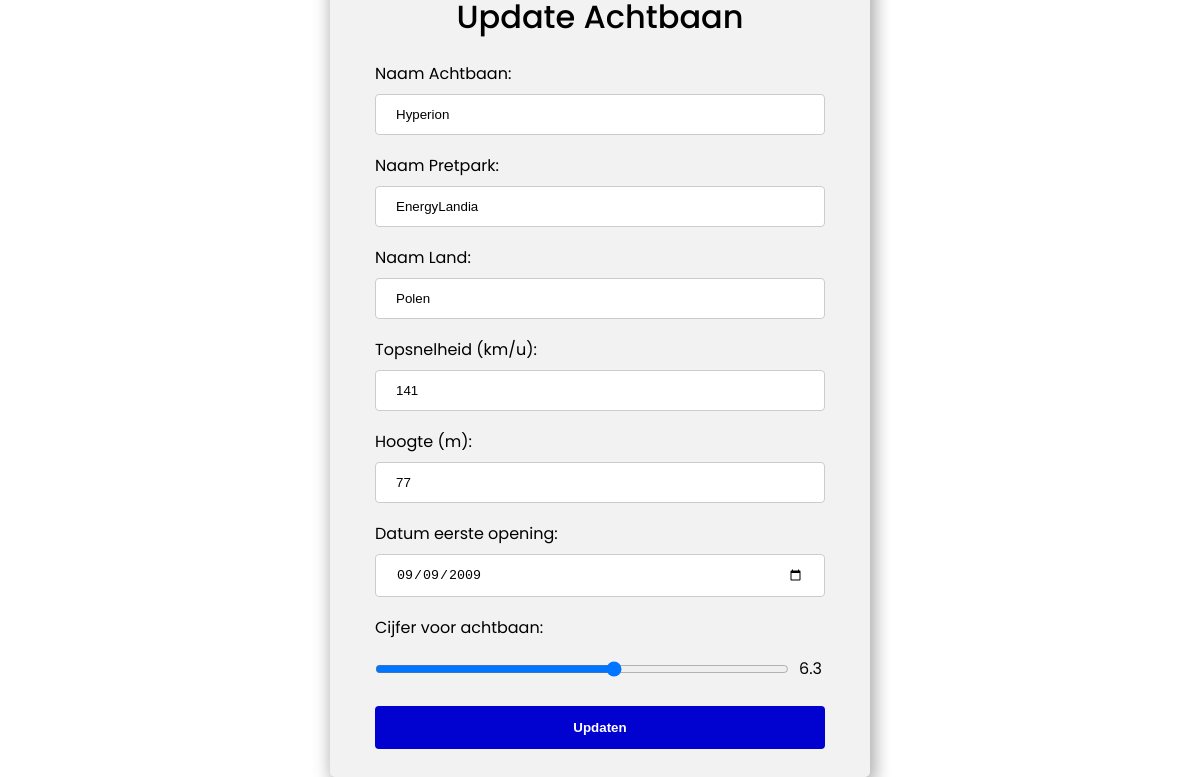
/client/update.php?id=3, run on the app's committed database.
### tables this page shows
CREATE TABLE IF NOT EXISTS `achtbaan` (
  `Id` int NOT NULL AUTO_INCREMENT,
  `NaamAchtbaan` varchar(200) NOT NULL,
  `NaamPretpark` varchar(200) NOT NULL,
  `Land` varchar(200) NOT NULL,
  `Topsnelheid` int NOT NULL,
  `Hoogte` int DEFAULT NULL,
  `Datum` date DEFAULT NULL,
  `Cijfer` float NOT NULL,
  PRIMARY KEY (`Id`)
);

### client/update.php (the view, shortened to what this page needs)
<?php
require('config/config.php');
$dsn = "mysql:host=$dbHost;dbname=$dbName;charset=$dbCharset";
try {
    $pdo = new PDO($dsn, $dbUser, $dbPass);
} catch (PDOException $e) {
    echo "<h1>Er is iets fout gegaan tijdens het verbinden met de database. Neem contact op met de Database Beheerder.</h1>";
    console_log($e->getMessage());
}
$sql = "SELECT Id
              ,NaamAchtbaan AS NA
              ,NaamPretpark AS NP
              ,Land AS LD
              ,Topsnelheid AS TS
              ,Hoogte AS HE
              ,Datum AS DM
              ,Cijfer AS CR
        FROM achtbaan
        WHERE ID = :id";
$statement = $pdo->prepare($sql);
$statement->bindValue(':id', $_GET['id'], PDO::PARAM_INT);
$statement->execute();
$result = $statement->fetch(PDO::FETCH_OBJ);
?>
<!DOCTYPE html>
<html lang="en">
<head>
    <link href='https://unpkg.com/boxicons@2.1.4/css/boxicons.min.css' rel='stylesheet'>
    <link rel="stylesheet" href="../style/style.css">
</head>
<body>
    <div class="card">
        <h1>Update Achtbaan</h1>
        <form action="update.php" method="POST">
            <div class="inputVeld">
                <label for="achtbaan">
                    Naam Achtbaan:
                    <input type="text" name="achtbaan" id="achtbaan" value="<?= $result->NA ?>" required>
                </label>
            </div>
            <div class="inputVeld">
                <label for="pretpark">
                    Naam Pretpark:
                    <input type="text" name="pretpark" id="pretpark" value="<?= $result->NP ?>" required>
                </label>
            </div>
            <div class="inputVeld">
                <label for="land">
                    Naam Land:
                    <input type="text" name="land" id="land" value="<?= $result->LD ?>" required>
                </label>
            </div>
            <div class="inputVeld">
                <label for="topsnelheid">
                    Topsnelheid (km/u):
                    <input type="number" name="topsnelheid" id="topsnelheid" min="1" max="200" value="<?= $result->TS ?>" required>
                </label>
            </div>
            <div class="inputVeld">
                <label for="hoogte">
                    Hoogte (m):
                    <input type="number" name="hoogte" id="hoogte" min="1" max="200" value="<?= $result->HE ?>">
                </label>
            </div>
            <div class="inputVeld">
                <label for="datum">
                    Datum eerste opening:
                    <input type="date" name="datum" id="datum" value="<?= $result->DM ?>">
                </label>
            </div>
            <div class="inputVeld">
                <label for="cijfer">
                    Cijfer voor achtbaan:
                    <div class="display">
                        <input type="range" name="cijfer" id="cijfer" min="1" max="10" step=".1" value="<?= $result->CR ?>" oninput="getal(this.value)">
                    </div>
                </label>
            </div>
            <input type="submit" value="Updaten">
        </form>
    </div>
</body>
</html>

### style/style.css (style rules this page uses)
* { margin: 0; padding: 0; }
html, body { height: 100vh; }
body { height: inherit; display: flex; justify-content: center; align-items: center; flex-direction: column; font-family: 'Poppins'; position: absolute; transform: translate(-50%, -50%); top: 50%; left: 50%; }
.card { display: flex; justify-content: center; align-items: center; flex-direction: column; border-radius: 5px; background-color: #f2f2f2; padding: 20px; box-shadow: 5px 5px 16px 2px rgb(0 0 0 / 20%), 0 6px 20px 0 rgb(0 0 0 / 19%); margin-bottom: 50px; width: 500px; }
.inputVeld { width: 450px; margin-top: 10px; }
h1 { margin: 0 0 10px; font-weight: 500; }
input[type=text], input[type=number], input[type=date], input[type=range] { width: 100%; padding: 12px 20px; margin: 8px 0; display: inline-block; border: 1px solid #ccc; border-radius: 4px; box-sizing: border-box; }
input[type=range] { width: 92%; margin-right: 10px; }
.display { display: flex; }
input[type=submit] { width: 100%; background-color: #0202d0; color: white; padding: 14px 20px; margin: 8px 0; border: none; border-radius: 4px; cursor: pointer; transition: 0.55s; font-weight: 600; }

### data on the page
achtbaan: achtbaan "Hyperion", pretpark "EnergyLandia", land "Polen", topsnelheid "141", hoogte "77", datum "09/09/2009", cijfer "6.3"
